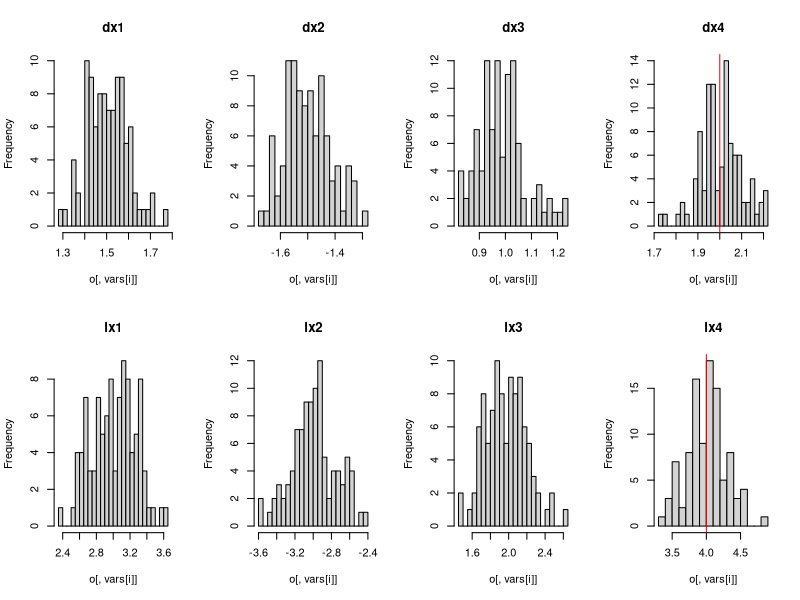
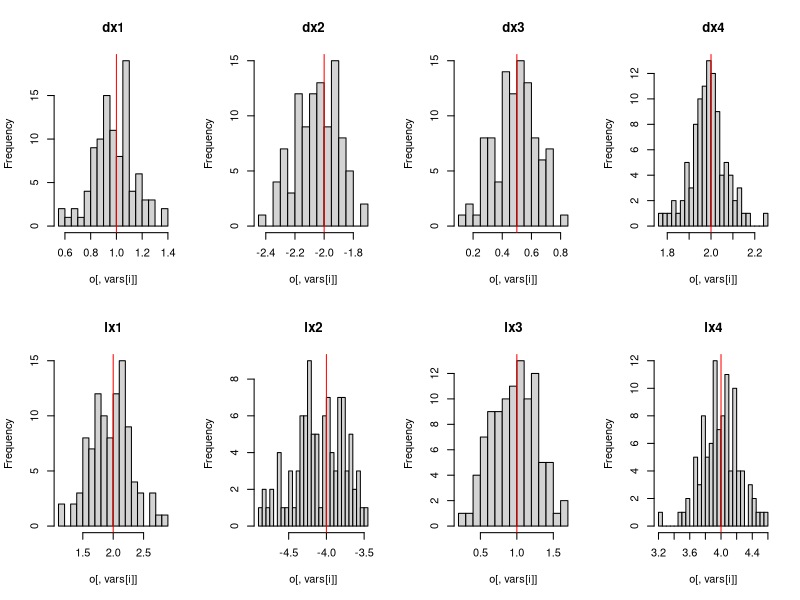

Write R code to recreate these figures, in order.
## ---- chunk 1

# Load required packages
library(data.table)
library(MASS)
library(knitr)

lambda=1-.5
  
# Initialize random number
set.seed(1234)

sim_data <- function(rho=.5) {
  N = 120 # sample size
  
  #
  data = data.table(date=1:N)
  data[, quarter:=floor(((date-1)%%12)/3)+1]
  for (i in 1:3) data[,paste0('quarter',i):=ifelse(quarter==i, 1, 0)]
  
  
  data[, trend:=1:.N+1]
  
  y_0 = 8
  
  k = 4
  
  x = matrix(runif(k*N),ncol=k)
  colnames(x) <- paste0('x', 1:k)
  
  data <- cbind(data,x)
  data[, intercept:=1]
  
  beta = c(
    'intercept' = .1,
    'quarter1' = 1,
    'quarter2' = -1,
    'quarter3' = -.5,
    'trend' = .1,
    'x1' = 1,
    'x2' = -2,
    'x3' = .5,
    'x4' = 2,
    'ly' = .5
  )
  
 # rho = .5
  
  # Correlation matrix
  R = matrix(c(1, rho, rho, rho,
               rho, 1, 0, 0,
               rho, 0, 1, 0,
               rho, 0, 0, 1), ncol = 4)
  # Standard deviations
  sig=.5
  S <- c(sqrt(.2), sqrt(sig), sqrt(sig), sqrt(sig))
  
  cor2cov <- function(R, S) {
    sweep(sweep(R, 1, S, "*"), 2, S, "*")
  }
  
  Sigma = cor2cov(R, S)
  
  # Draws from the Var-Covar Matrix
  
  error = mvrnorm(n = N,
                  mu = c(0, 0, 0, 0),
                  Sigma = Sigma)
  
  # x1 endog
  F_x=pnorm(error[,2])
  pi_vals=c(-2,2)
  x=qgamma(F_x,.5)
  data[, x1:=x]
  
  # x2 endog
  F_x=pnorm(error[,3])
  pi_vals=c(-2,2)
  x=qgamma(F_x,.5)
  data[, x2:=x]
  # x3 endog
  F_x=pnorm(error[,4])
  pi_vals=c(-2,2)
  x=qgamma(F_x,.5)
  data[, x3:=x]
  
  	  
  data[, ly:=as.numeric(NA)]
  data[1, ly:=0]
  data[, y:=as.numeric(NA)]  
  
  #shapiro.test(data$x1)
 
  data=data.frame(data)
  
  # simulate data 
  for (i in 1:N) {
    ysim <- as.matrix(data[i, names(beta)]) %*% beta + error[i, 1]
    
    data[i, 'y'] <-  ysim
    if (i < N)
      data[i + 1, 'ly'] <- ysim
    
 }
  data=data.table(data)
  
  make_copula <- function(x, increment = .001) {
    if (length(unique(x)) == 1)
      return(as.numeric(rep(NA, length(x))))
    return(ifelse(ecdf(x)(x) == 1, qnorm(1 - increment), qnorm(ecdf(x)(x))))
  }
  
  data[, dy := y - c(NA, y[-.N])]
  
  for (v in grep('x[0-9]', colnames(data), value = T)) {
    data[, paste0(v, '_star') := make_copula(get(v))]
    data[, paste0('l', v) := c(NA, get(v)[-.N])]
    data[, paste0('l', v, '_star') := make_copula(get(paste0('l', v)))]
    data[, paste0('d', v) := get(v) - c(NA, get(v)[-.N])]
  }
  
  return(data)
}

## ---- chunk 2
reps = 100
set.seed(1234)
data <- lapply(1:reps, function(...) sim_data(rho=.5))

out1 = lapply(data, function(dt)
  lm(
    dy ~ 1 + dx1 + dx2 + dx3 + dx4 + trend + ly + quarter1 + quarter2 + quarter3 +
      lx1 + lx2 + lx3 + lx4,
    data = dt
  )$coefficients)

out2 = lapply(data, function(dt)
  lm(
    dy ~ 1 + dx1 + dx2 + dx3 + dx4 + trend + ly + quarter1 + quarter2 + quarter3 +
      lx1 + lx2 + lx3 + lx4 + x1_star + x2_star + x3_star,
    data = dt
  )$coefficients)


evals <- lapply(list(out1, out2), function(out) {
    
  o = do.call('rbind', out)
  res=colMeans(o)
  
  for (i in 1:4) o[,paste0('lx', i)]<- (-o[,paste0('lx', i)])/o[,'ly']
  true = c(dx1=1, dx2=-2, dx3=.5, dx4=2, lx1=1/lambda, lx2=-2/lambda, lx3=.5/lambda, lx4=2/lambda)
  
  par(mfrow=c(2,4))
  
  vars=grep('^dx[0-9]$|lx[0-9]$', colnames(o), value=T)
  
  for (i in seq(along=vars)) {
    hist(o[,vars[i]], breaks=20, main = vars[i])
    abline(v=true[i], col='red')
  }
  return(o)
})

## ---- chunk 3
vars=grep('^dx[0-9]$|lx[0-9]$', colnames(evals[[1]]), value=T)

comp=rbind(data.table(evals[[1]][, vars], type='without Copulas', iteration = 1:nrow(evals[[1]])),
      data.table(evals[[2]][, vars], type='with Copulas', iteration = 1:nrow(evals[[1]])))
tmp=melt(comp, id.vars=c('type'))

tmp2 = tmp[variable%in%vars, list(mean=mean(value)),by=c('type','variable')]

tmp3=cbind(dcast(tmp2, variable~type), true=c(dx1=1, dx2=-2, dx3=.5, dx4=2, lx1=1/lambda, lx2=-2/lambda, lx3=.5/lambda, lx4=2/lambda))
setcolorder(tmp3, c('variable', 'true', 'without Copulas','with Copulas'))

kable(tmp3)
